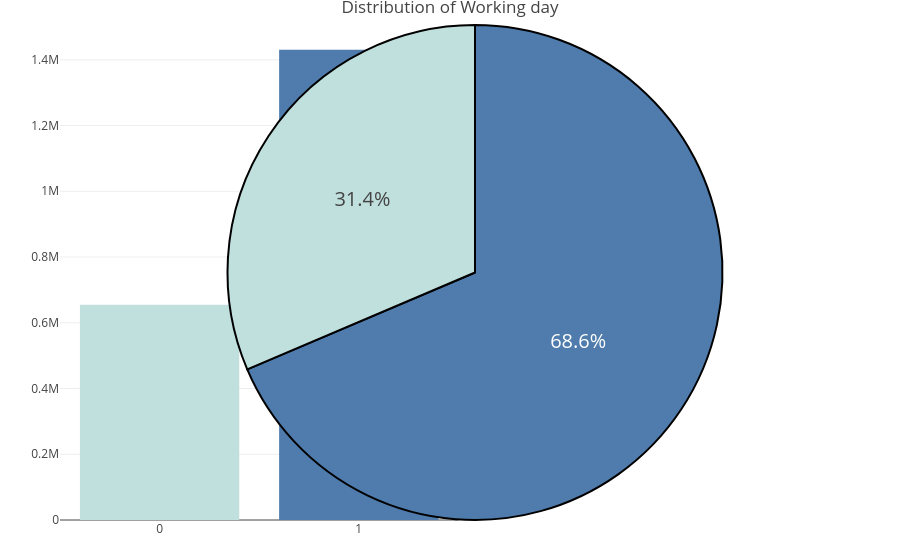

Here is the notebook cell this chart was saved with:
### Code cell
colors_wd <- c("#C0E0DE", "#4F7CAC")

# Pie chart
pie_wd <- plot_ly(workingday_df, labels = ~workingday, values = ~number_of_cycles_rented,
                   type = "pie",
                   marker = list(colors = colors_wd, line = list(color = "#000000", width = 2)),
                   textinfo = "percent", hoverinfo = "label+value", textfont = list(size = 20))

# Bar chart
bar_wd <- plot_ly(workingday_df, x = ~workingday, y = ~number_of_cycles_rented,
                   type = "bar", marker = list(color = colors_wd))

# Subplots
fig_wd <- subplot(bar_wd, pie_wd, nrows = 1) %>%
  layout(title = "Distribution of Working day", showlegend = FALSE)

fig_wd

### Figure 1 — Plotly figure (JSON) as saved in the notebook; plotly's stock layout.template omitted (floating-point values rounded to 4 significant figures)
{"data": [{"x": ["0", "1"], "y": [654872, 1430604], "marker": {"color": ["#C0E0DE", "#4F7CAC"], "line": {"color": "rgba(31,119,180,1)"}, "colors": {}}, "type": "bar", "error_y": {"color": "rgba(31,119,180,1)"}, "error_x": {"color": "rgba(31,119,180,1)"}, "xaxis": "x", "yaxis": "y", "labels": {}, "values": {}, "hoverinfo": {}, "textfont": {}}, {"x": {}, "y": {}, "marker": {"color": "rgba(255,127,14,1)", "line": {"color": "#000000", "width": 2}, "colors": ["#C0E0DE", "#4F7CAC"]}, "type": "pie", "error_y": {}, "error_x": {}, "labels": ["0", "1"], "values": [654872, 1430604], "textinfo": "percent", "hoverinfo": ["label+value", "label+value"], "textfont": {"size": 20}}], "layout": {"xaxis": {"domain": [0, 0.48], "automargin": true, "type": "category", "categoryorder": "array", "categoryarray": ["0", "1"], "anchor": "y"}, "NA2": {"anchor": [], "domain": [0, 1]}, "yaxis": {"domain": [0, 1], "automargin": true, "anchor": "x"}, "annotations": [], "shapes": [], "images": [], "margin": {"b": 40, "l": 60, "t": 25, "r": 10}, "hovermode": "closest", "showlegend": false, "title": "Distribution of Working day"}}
